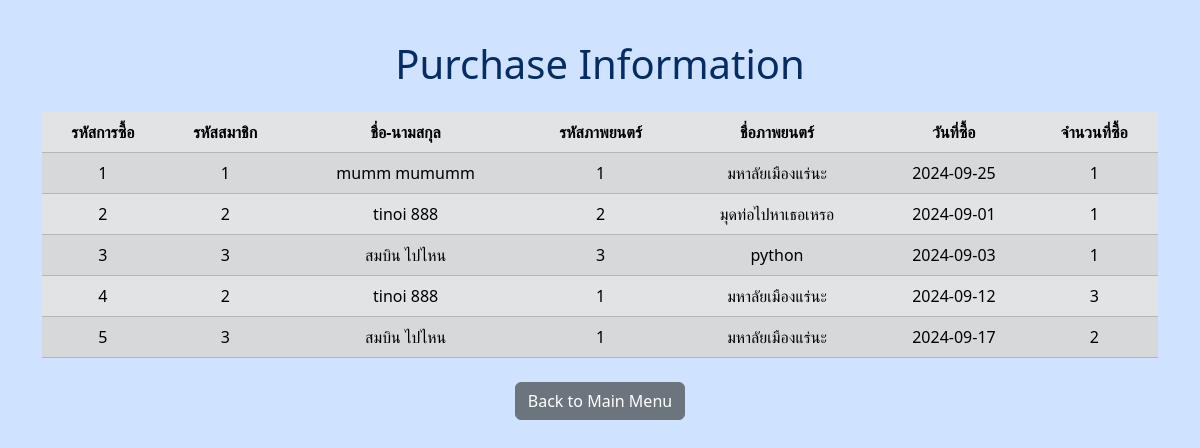
The page /purchases.php on the database its author committed.
### tables this page shows
CREATE TABLE `purchases` (
  `PurchaseID` int(11) NOT NULL,
  `MemberID` int(11) DEFAULT NULL,
  `MovieID` int(11) DEFAULT NULL,
  `PurchaseDate` date DEFAULT NULL,
  `Quantity` int(11) DEFAULT NULL
);

CREATE TABLE `members` (
  `MemberID` int(11) NOT NULL,
  `FirstName` varchar(30) DEFAULT NULL,
  `LastName` varchar(30) DEFAULT NULL,
  `Email` varchar(50) DEFAULT NULL,
  `PhoneNumber` varchar(15) DEFAULT NULL,
  `JoinDate` date DEFAULT NULL
);

CREATE TABLE `movies` (
  `MovieID` int(11) NOT NULL,
  `Title` varchar(50) DEFAULT NULL,
  `Genre` varchar(50) DEFAULT NULL,
  `ReleaseYear` year(4) DEFAULT NULL,
  `Price` decimal(5,2) DEFAULT NULL,
  `StockQuantity` int(10) UNSIGNED DEFAULT NULL
);

### purchases.php (the view, shortened to what this page needs)
<!DOCTYPE html>
<html lang="en">
<head>
    <link href="https://cdn.jsdelivr.net/npm/bootstrap@5.3.3/dist/css/bootstrap.min.css" rel="stylesheet">
</head>
<body class="p-3 mb-2 bg-primary-subtle text-primary-emphasis">
    <div class="container mt-4">
        <h1 class="text-center mb-4">Purchase Information</h1>
        <?php
            require 'conn.php';
            $sql = "SELECT p.PurchaseID, p.MemberID, p.MovieID, mem.FirstName, mem.LastName, m.Title, p.PurchaseDate, p.Quantity
                    FROM Purchases p
                    JOIN Members mem ON p.MemberID = mem.MemberID
                    JOIN Movies m ON p.MovieID = m.MovieID";
            $result = $conn->query($sql);
        ?>
        <table class="table table-secondary table-striped text-center">
            <thead>
                <tr>
                    <th>รหัสการซื้อ</th>
                    <th>รหัสสมาชิก</th>
                    <th>ชื่อ-นามสกุล</th>
                    <th>รหัสภาพยนตร์</th>
                    <th>ชื่อภาพยนตร์</th>
                    <th>วันที่ซื้อ</th>
                    <th>จำนวนที่ซื้อ</th>
                </tr>
            </thead>
            <tbody>
                <?php
                    if ($result->num_rows > 0) {
                        while($row = $result->fetch_assoc()) {
                            echo "<tr>
                                    <td>" . $row["PurchaseID"] . "</td>
                                    <td>" . $row["MemberID"] . "</td>
                                    <td>" . $row["FirstName"] . " " . $row["LastName"] . "</td>
                                    <td>" . $row["MovieID"] . "</td>
                                    <td>" . $row["Title"] . "</td>
                                    <td>" . $row["PurchaseDate"] . "</td>
                                    <td>" . $row["Quantity"] . "</td>
                                  </tr>";
                        }
                    } else {
                        echo "<tr><td colspan='7' class='text-center'>No results found</td></tr>";
                    }
                ?>
            </tbody>
        </table>
        <div class="text-center mt-4">
            <a href='mainmenu.php' class='btn btn-secondary'>Back to Main Menu</a>
        </div>
    </div>
</body>
</html>

### rows shown on the page
purchases: PurchaseID "1", MemberID "1", MemberID.FirstName "mumm", MemberID.LastName "mumumm", MovieID "1", MovieID.Title "มหาลัยเมืองแร่นะ", PurchaseDate "2024-09-25", Quantity "1"
purchases: PurchaseID "2", MemberID "2", MemberID.FirstName "tinoi", MemberID.LastName "888", MovieID "2", MovieID.Title "มุดท่อไปหาเธอเหรอ", PurchaseDate "2024-09-01", Quantity "1"
purchases: PurchaseID "3", MemberID "3", MemberID.FirstName "สมบิน", MemberID.LastName "ไปไหน", MovieID "3", MovieID.Title "python", PurchaseDate "2024-09-03", Quantity "1"
purchases: PurchaseID "4", MemberID "2", MemberID.FirstName "tinoi", MemberID.LastName "888", MovieID "1", MovieID.Title "มหาลัยเมืองแร่นะ", PurchaseDate "2024-09-12", Quantity "3"
purchases: PurchaseID "5", MemberID "3", MemberID.FirstName "สมบิน", MemberID.LastName "ไปไหน", MovieID "1", MovieID.Title "มหาลัยเมืองแร่นะ", PurchaseDate "2024-09-17", Quantity "2"
